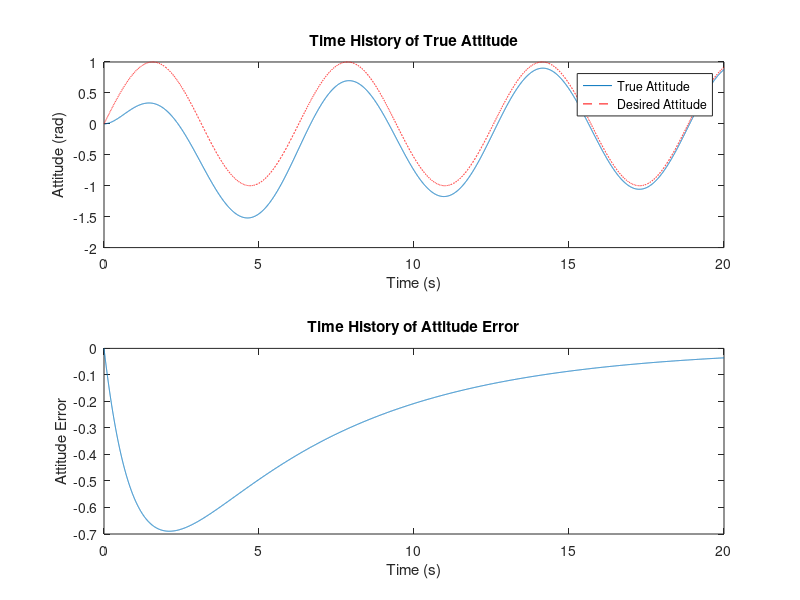

Here is the MATLAB script that generated this plot:
% ATTITUDE_SIMULATION simulates the attitude control of a spacecraft.
%
% This script demonstrates the use of a control law for the attitude
% control of a spacecraft. It defines the system parameters, solves the
% attitude dynamics, and plots the results for both the true and desired
% attitudes, as well as the attitude error over time.
%
% The script consists of the following main functions:
%   - init_params: Initializes the system parameters.
%   - solve_dynamics: Solves the attitude dynamics using the ode45 solver.
%   - attitude_dynamics: Calculates the attitude dynamics based on the
%     control law and system parameters.
%   - reference_dynamics: Defines the desired reference dynamics for the
%     spacecraft's attitude.
%   - tilde_dynamics: Calculates the tilde dynamics for error computation.
%   - control_law: Implements the control law.
%   - plot_and_save_results: Plots and saves the simulation results.
%
% Usage:
%   attitude_simulation()
%
% See also: ode45
%
% Author: Alexander Little
% Affiliation: Toronto Metropolitan University
% Date: 2023-03-26
% Version: 1.0

function attitude_simulation()
    params = init_params();
    [t, y] = solve_dynamics(params);
    plot_and_save_results(t, y);
end

% Initialize system parameters
function params = init_params()
    params = struct('hub_inertia', 1, 'appendage_length', 1, ... 
        'hub_length', 1, 'mass_per_unit_length', 1, 'derivative_gain', ... 
        1, 'convergence_rate', 1);
    params.total_inertia = params.hub_inertia + (2 * ... 
        params.appendage_length * params.mass_per_unit_length * (3 * ... 
        params.hub_length ^ 2 + 3 * params.hub_length * ... 
        params.appendage_length + params.appendage_length ^ 2)) / 3;
end

% Solve the attitude dynamics
function [t, y] = solve_dynamics(params)
    y0 = [0; 0];
    tspan = [0 20];
    options = odeset('RelTol', 1e-12, 'AbsTol', 1e-15);
    [t, y] = ode45(@(t, y) attitude_dynamics(t, y, params), tspan, y0, ... 
        options);
end

% Calculate the attitude dynamics
function dydt = attitude_dynamics(t, y, params)
    attitude = y(1);
    angular_velocity = y(2);

    [desired_attitude, desired_angular_velocity, ... 
        desired_angular_acceleration] = reference_dynamics(t);

    [attitude_error, angular_velocity_error] = ... 
        tilde_dynamics(attitude, angular_velocity, desired_attitude, ... 
        desired_angular_velocity);

    control_input = control_law(attitude_error, ... 
        angular_velocity_error, desired_angular_acceleration, params);

    angular_acceleration = control_input / params.total_inertia;
    
    dydt = [angular_velocity; angular_acceleration];
end

% Calculate the reference dynamics
function [desired_attitude, desired_angular_velocity, ... 
    desired_angular_acceleration] = reference_dynamics(t)
    desired_attitude = sin(t);
    desired_angular_velocity = cos(t);
    desired_angular_acceleration = -sin(t);
end

% Calculate the tilde dynamics
function [attitude_error, angular_velocity_error] = ... 
    tilde_dynamics(attitude, angular_velocity, desired_attitude, ... 
    desired_angular_velocity)
    attitude_error = attitude - desired_attitude;
    angular_velocity_error = angular_velocity - desired_angular_velocity;
end

% Calculate the control law
function control_input = control_law(attitude_error, ... 
    angular_velocity_error, desired_angular_acceleration, params)
    control_input = params.total_inertia * ... 
        (desired_angular_acceleration - params.convergence_rate * ... 
        angular_velocity_error) - params.derivative_gain * ... 
        (angular_velocity_error + params.convergence_rate * ... 
        attitude_error);
end

% Plot and save the simulation results
function plot_and_save_results(t, y)
    figure;
    subplot(2, 1, 1);
    plot(t, y(:, 1));
    hold on;
    plot(t, sin(t), 'r--');
    xlabel('Time (s)');
    ylabel('Attitude (rad)');
    title('Time History of True Attitude');
    legend('True Attitude', 'Desired Attitude');

    subplot(2, 1, 2);
    attitude_error = y(:, 1) - sin(t);
    plot(t, attitude_error);
    xlabel('Time (s)');
    ylabel('Attitude Error');
    title('Time History of Attitude Error');

    saveas(gcf, 'attitude_simulation_results', 'png');
end
